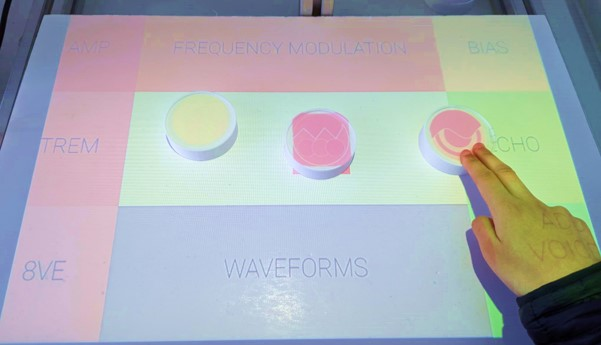
#> input picture interaction.jpg, 601 x 345 px
$ python -i calibcalc.py   (imports and definitions only)
#> lines starting #> are read from the running program, lines starting #| are printed output that depends on the picture; after the words box and inside, x2 and y2 are one past the last pixel; in counts of white or black regions, pixels touching at a corner belong together
#> further down, picture is the input picture: shape (345, 601, 3); mean B, G, R 178.9, 174, 169.3
# import the necessary packages
import numpy as np
import cv2
import math
import configparser
import screeninfo

def euclidean_diff(p1, p2):
    return math.sqrt((p2[0] - p1[0]) ** 2 + (p2[1] - p1[1]) ** 2)

# [147 lines left out: functions find_closest_pairs, draw_grid, draw_chessboard, draw_circle, combine_close_contours, get_displacement, not called in this run]

def get_transformation(data):
        img = data.astype(np.uint8)
        ### calculate where the centre of the circle is
        ### calculate the edges of the area
        gray = cv2.cvtColor(data, cv2.COLOR_BGR2GRAY)
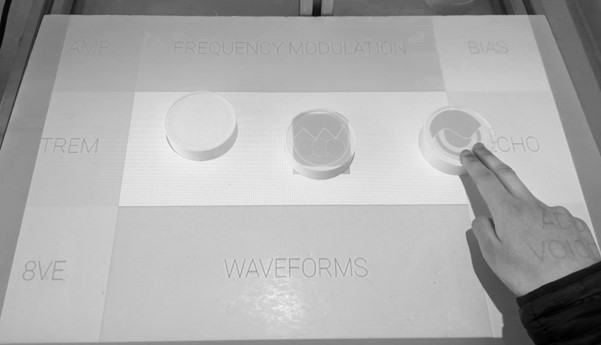
#> gray: shape (345, 601); min 0, max 243, mean 173.1
        gray = cv2.GaussianBlur(gray, (5, 5), 0)
        (minVal, maxVal, minLoc, maxLoc) = cv2.minMaxLoc(gray)
#> minVal = 1; maxVal = 238; minLoc = (567, 334); maxLoc = (187, 161)
        ret,thresh = cv2.threshold(gray,maxVal-70,255,0)
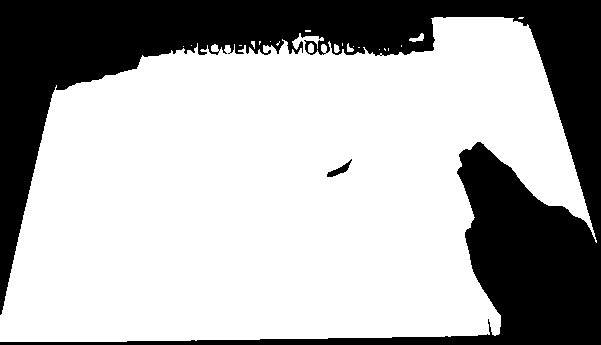
#> thresh: shape (345, 601); 68.2% white; 2 black regions
#> ret = 168
        contours,hierarchy = cv2.findContours(thresh, 1, 2)
#> contours = 24 contours, 18 with area under 20; largest, box (x1, y1, x2, y2) and area: (0, 17, 597, 342) 140104, (326, 158, 353, 178) 174, (409, 33, 424, 42) 48, (308, 43, 314, 53) 40, (334, 44, 340, 53) 29, (347, 43, 354, 52) 24

        # Find the largest contour
        largest_area = 0
        largest_contour = None
        for contour in contours:
            area = cv2.contourArea(contour)
            if area > largest_area:
                largest_area = area
                largest_contour = contour
#> this loop made 24 passes
#> (area, largest_area) on passes 1, 24: (173.5, 173.5), (140103.5, 140103.5)
#> area on passes 13, 14, 16, 21: 29, 23.5, 40, 48.5
#> after the loop, largest_area = 140103.5; largest_contour = contour of 925 points, box (x1, y1, x2, y2) (0, 17, 597, 342), area 140104
        # Approximate the largest contour as a rectangle
        if largest_contour is not None:
            rect = cv2.minAreaRect(largest_contour)
#> rect = ((296.3, 178.8), (597.5, 319.3), -0.895)
            box = cv2.boxPoints(rect)
#> box = [[0.0331, 343.1], [-4.96, 23.86], [592.5, 14.52], [597.5, 333.8]]
            box = np.int0(box)
#> box = [[0, 343], [-4, 23], [592, 14], [597, 333]]
            # Draw the rectangle
            cv2.drawContours(img, [box], 0, (0, 255, 0), 3)
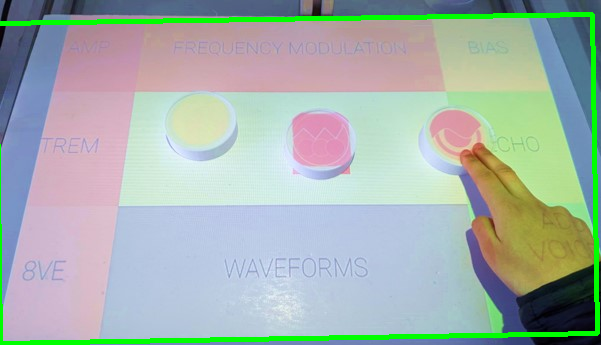
#> img: shape (345, 601, 3); 3.79% of pixels changed, all inside (x1, y1, x2, y2) = (0, 12, 600, 345)
            # cv2.putText(img, 'Rectangle', (box[0][0], box[0][1]), cv2.FONT_HERSHEY_SIMPLEX, 0.6, (0, 255, 0), 2)
            cv2.imshow('Detected Area', img)
            # Extracting the x and y coordinates of the top-left corner
            top_left_corner = box[1]
#> top_left_corner = [-4, 23]
            bottom_right_corner = box[3]  # Assuming the bottom-right corner is the third element in the 'box' array
#> bottom_right_corner = [597, 333]

            # Calculating the width and height
            width = abs(bottom_right_corner[0] - top_left_corner[0])
#> width = 601
            height = abs(bottom_right_corner[1] - top_left_corner[1])
#> height = 310
            target_x = (0, 640)
            target_y = (0, 400)
            min_x = min(box, key=lambda c: c[0])[0]
#> min_x = -4
            max_x = max(box, key=lambda c: c[0])[0]
#> max_x = 597
            min_y = min(box, key=lambda c: c[1])[1]
#> min_y = 14
            max_y = max(box, key=lambda c: c[1])[1]
#> max_y = 343

            width = max_x - min_x
            height = max_y - min_y
#> height = 329

            scale_factor_x = (target_x[1] - target_x[0]) / width
#> scale_factor_x = 1.06
            scale_factor_y = (target_y[1] - target_y[0]) / height
#> scale_factor_y = 1.22

            displacement_x = -min_x * scale_factor_x + target_x[0]
#> displacement_x = 4.26
            displacement_y = -min_y * scale_factor_y + target_y[0] + 40
#> displacement_y = 22.98
            return displacement_x, displacement_y, scale_factor_x, scale_factor_y, width, height, min_x, min_y

# [99 lines left out: functions show_working_area, project_calib, select_valid_area, write_circle_to_config, write_transformation_to_config, not called in this run]

>>> import cv2
>>> picture = cv2.imread('../../interaction.jpg')
>>> result = get_transformation(picture)
#> result = (4.26, 22.98, 1.06, 1.22, 601, 329, -4, 14)
